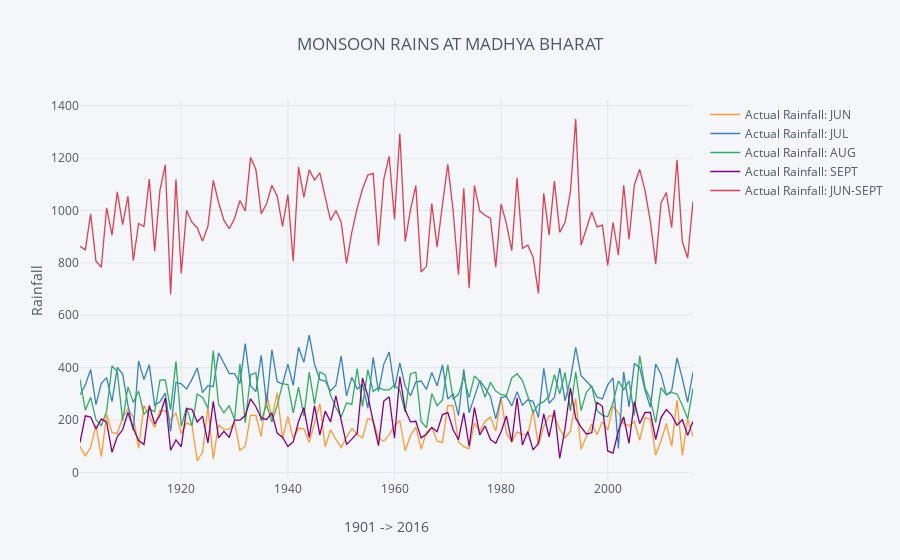

Source (notebook cell):
### Code cell
ce = ce.set_index('YEAR')
ce[ce.columns[:5]].iplot(title='MONSOON RAINS AT MADHYA BHARAT',
    xTitle='1901 -> 2016', yTitle='Rainfall')
